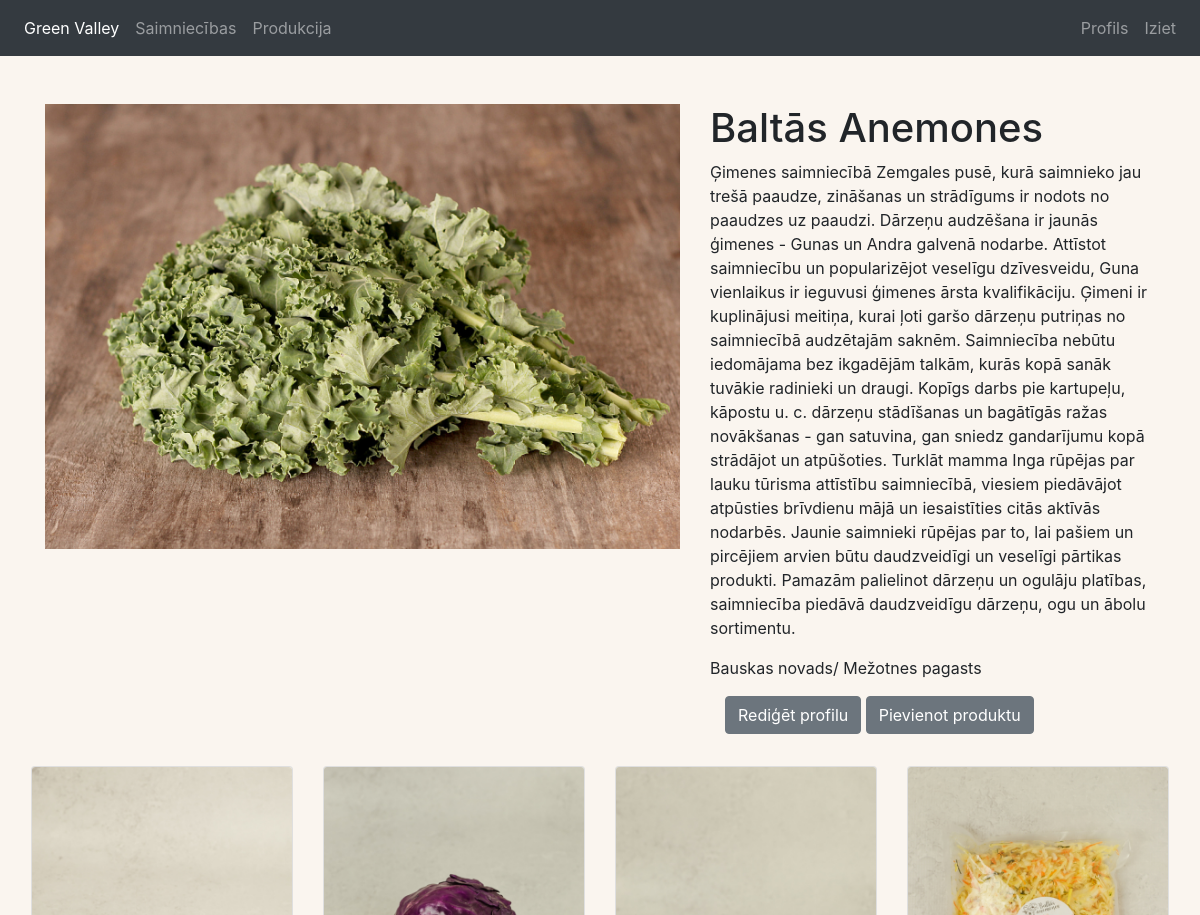
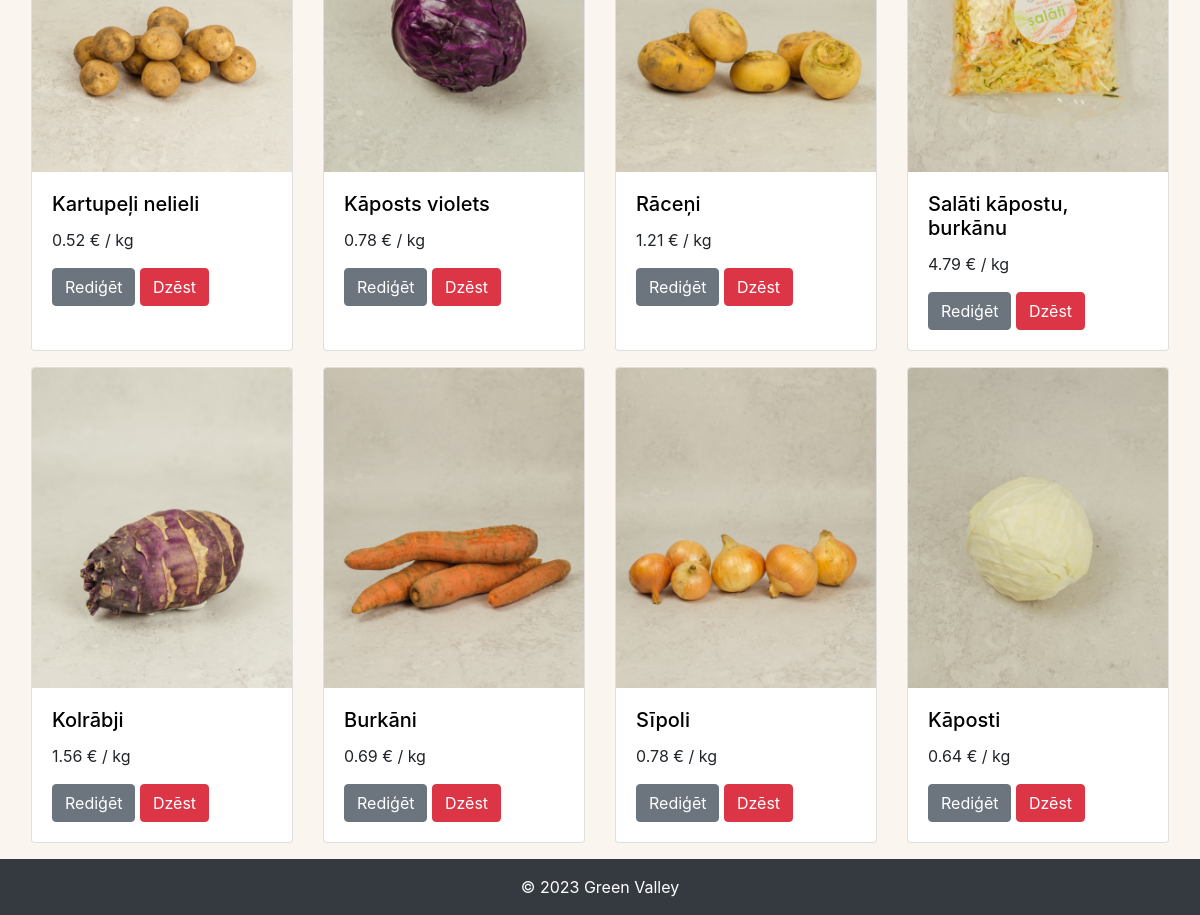
Page /account/ (signed in) on the committed database (2 pictures, top to bottom).
### saimniecibas/models.py (models this page shows, shortened)
class Profile(models.Model):
    id = models.UUIDField(default=uuid.uuid4, unique=True, primary_key=True, editable=False)
    user = models.OneToOneField(User, on_delete=models.CASCADE, null=True, blank=True)
    username = models.CharField(max_length=200, blank=True, null=True)
    s_nosaukums = models.CharField(max_length=200)
    s_apraksts = models.TextField()
    s_foto = models.ImageField(null=True, blank=False, default='defaultx.jpg',)
    email = models.EmailField(max_length=500, blank=True, null=True)
    talrunis = models.CharField(max_length=8)
    lokacija = models.CharField(max_length=200)
    s_datums = models.DateTimeField(default=timezone.now)
    class Meta:
        db_table = 'saimniecibas_profile'

### produkcija/models.py (models this page shows, shortened)
class Product(models.Model):
    saimnieciba = models.ForeignKey(Profile, null=True, blank=True, on_delete=models.SET_NULL)
    p_nosaukums = models.CharField(max_length=200)
    p_apraksts = models.TextField()
    p_foto = models.ImageField(null=True, blank=False)
    cena = models.DecimalField(max_digits=7, decimal_places=2)
    mervienibu_veidi = (
        ('kg', 'kilogrami'),
        ('g', 'grami'),
        ('l', 'litri'),
        ('ml', 'mililitri'),
        ('gab', 'gabalā'),
    )
    cenas_mervieniba = models.CharField(max_length=100, choices=mervienibu_veidi)
    p_datums = models.DateTimeField(default=timezone.now)
    id = models.UUIDField(default=uuid.uuid4, unique=True,
                          primary_key=True, editable=False)

### saimniecibas/views.py (the view)
# urls.py: path('account/', views.userAccount, name='account'),
@login_required(login_url='login')
def userAccount(request):
    profile = request.user.profile
    products = profile.product_set.all()
    context = {'profile': profile, 'products': products}
    return render(request, 'saimniecibas/account.html', context)

### saimniecibas/templates/saimniecibas/account.html (shortened to what this page needs)
{% extends 'main.html' %} {% block content %}
<div class="container" style="margin-top: 3rem">
  <div class="row" id="features">
    <div class="col-sm-7 feature">
      <img
        src="{{ profile.s_foto.url }}"
        alt="Web Design"
        class="img-circle"
        style="width: 100%"
      />
    </div>
    <div class="col-sm-5 feature">
      <h1>{{profile.s_nosaukums}}</h1>
      <p>{{profile.s_apraksts}}</p>
      <p>{{profile.lokacija}}</p>
      <div class="container">
        <button type="button" class="btn btn-secondary">
          <a style="color: white" href="{% url 'edit-account' %}"
            >Rediģēt profilu</a
          >
        </button>
        <button type="button" class="btn btn-secondary">
          <a style="color: white" href="{% url 'create-product' %}"
            >Pievienot produktu</a
          >
        </button>
      </div>
    </div>
  </div>
</div>
<div class="row row-cols-1 row-cols-md-4 g-4" style="margin: 1rem">
  {% for product in profile.product_set.all reversed %}
  <div class="col" style="margin-top: 1rem">
    <div class="card h-100">
      <div>
        <a href="{% url 'product' product.id %}" class="card__body">
          <img src="{{ product.p_foto.url }}" class="card-img-top" alt="image"
        /></a>
      </div>
      <div class="card-body">
        <a href="{% url 'product' product.id %}" style="color: black"
          ><h5 class="card-title">{{ product.p_nosaukums }}</h5></a
        >
        <p class="card-text">
          {{ product.cena }} € / {{ product.cenas_mervieniba}}
        </p>
        <button type="button" class="btn btn-secondary">
          <a style="color: white" href="{% url 'update-product' product.id %}"
            >Rediģēt</a
          >
        </button>
        <button
          class="btn btn-danger"
          data-toggle="modal"
          data-target="#my-modal-{{ product.id }}"
        >
          Dzēst
        </button>
      </div>
    </div>
  </div>
  {% endfor %}
</div>
{% endblock %}

### static/styles/main.css (style rules this page uses)
.card-img-top { width: 100%; height: 40vh; object-fit: cover; }

### templates/main.html (style rules this page uses)
body { font-family: "Inter", sans-serif; background: #faf5ef; }

### rows in the picture
Profile: s_foto (picture), s_nosaukums "Baltās Anemones", s_apraksts "Ģimenes saimniecībā Zemgales pusē, kurā saimnieko jau trešā paaudze, zināšanas un strādīgums ir nodots no paaudzes uz paaudzi. Dārzeņu audzēšana ir jaunās ģimenes - Gunas un Andra galvenā nodarbe. Attīstot saimniecību un popularizējot veselīgu dzīvesveidu, Guna vienlaikus ir ieguvusi ģimenes ārsta kvalifikāciju. Ģimeni ir kuplinājusi meitiņa, kurai ļoti garšo dārzeņu putriņas no saimniecībā audzētajām saknēm. Saimniecība nebūtu iedomājama bez ikgadējām talkām, kurās kopā sanāk tuvākie radinieki un draugi. Kopīgs darbs pie kartupeļu, kāpostu u. c. dārzeņu stādīšanas un bagātīgās ražas novākšanas - gan satuvina, gan sniedz gandarījumu kopā strādājot un atpūšoties. Turklāt mamma Inga rūpējas…", lokacija "Bauskas novads/ Mežotnes pagasts"
Product: p_foto (picture), p_nosaukums "Kartupeļi nelieli", cena "0.52", cenas_mervieniba "kg"
Product: p_foto (picture), p_nosaukums "Kāposts violets", cena "0.78", cenas_mervieniba "kg"
Product: p_foto (picture), p_nosaukums "Rāceņi", cena "1.21", cenas_mervieniba "kg"
Product: p_foto (picture), p_nosaukums "Salāti kāpostu, burkānu", cena "4.79", cenas_mervieniba "kg"
Product: p_foto (picture), p_nosaukums "Kolrābji", cena "1.56", cenas_mervieniba "kg"
Product: p_foto (picture), p_nosaukums "Burkāni", cena "0.69", cenas_mervieniba "kg"
Product: p_foto (picture), p_nosaukums "Sīpoli", cena "0.78", cenas_mervieniba "kg"
Product: p_foto (picture), p_nosaukums "Kāposti", cena "0.64", cenas_mervieniba "kg"
